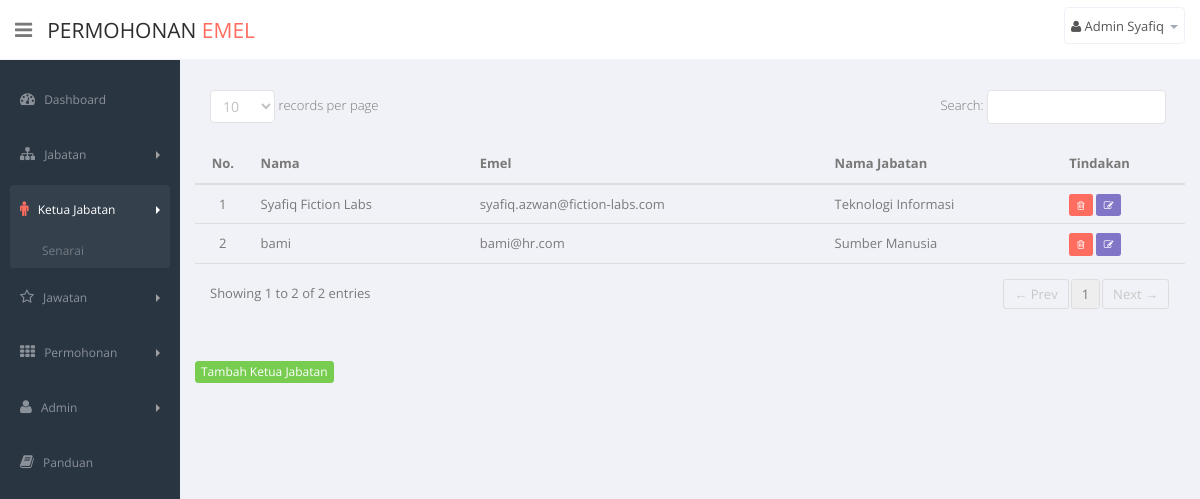
Screenshot of /admin_deptLdr.php (signed in) with the database file from the repository.
### tables this page shows
CREATE TABLE IF NOT EXISTS `deptldr` (
  `DL_ID` int(11) NOT NULL AUTO_INCREMENT,
  `DL_DEPTID` int(11) NOT NULL,
  `DL_NAME` text,
  `DL_EMAIL` text,
  `DL_PSWD` text,
  PRIMARY KEY (`DL_ID`),
  KEY `fk_DEPTLDR_DEPARTMENT1_idx` (`DL_DEPTID`),
  CONSTRAINT `fk_DEPTLDR_DEPARTMENT1` FOREIGN KEY (`DL_DEPTID`) REFERENCES `department` (`DEPT_ID`) ON DELETE NO ACTION ON UPDATE NO ACTION
);

CREATE TABLE IF NOT EXISTS `department` (
  `DEPT_ID` int(11) NOT NULL AUTO_INCREMENT,
  `DEPT_NAME` text,
  PRIMARY KEY (`DEPT_ID`)
);

### connection.php (called while the page is built, shortened)
<?php
	function getDeptName($deptID)
	{
		$deptNameQuery = "SELECT DEPT_NAME FROM department WHERE DEPT_ID = $deptID";
		$deptNameRes = mysql_query($deptNameQuery) or die(mysql_error());
		$deptNameRow = mysql_fetch_array($deptNameRes);
		return $deptNameRow['DEPT_NAME'];
	}
?>

### admin_deptLdr.php (the view, shortened to what this page needs)
<?php
  require_once('connection.php');
?>
<!DOCTYPE html>
<html lang="en">
  <head>
    <link href="FL_CSS/bootstrap.min.css" rel="stylesheet">
    <link href="FL_CSS/bootstrap-reset.css" rel="stylesheet">
    <link href="assets/font-awesome/css/font-awesome.css" rel="stylesheet" />
    <link href="assets/jquery-easy-pie-chart/jquery.easy-pie-chart.css" rel="stylesheet" type="text/css" media="screen"/>
    <link rel="stylesheet" href="css/owl.carousel.css" type="text/css">
    <link href="FL_CSS/style.css" rel="stylesheet">
    <link href="FL_CSS/style-responsive.css" rel="stylesheet" />
  </head>
  <body>
  <section id="container" class="">
        <?php include('admin_navbar.php'); ?>
        <?php include('admin_sidebar.php'); ?>
      <section id="main-content">
          <section class="wrapper">
          <?php
            $deptLdrTable = "<table id='sample_1' class='table table-hover'>
                            <thead>
                            <tr>
                              <th> <center>No.</center> </th>
                              <th>Nama</th>
                              <th>Emel</th>
                              <th>Nama Jabatan</th>
                              <th>Tindakan</th>
                            </tr>
                            </thead>";
            $deptLdrQuery = "SELECT DL_ID, DL_DEPTID, DL_NAME, DL_EMAIL FROM deptldr";
            $deptLdrRes = mysql_query($deptLdrQuery);
            if(mysql_num_rows($deptLdrRes) > 0)
            {
              $i = 1;
              while($deptLdrRow = mysql_fetch_array($deptLdrRes))
              {
                $deptLdrID = $deptLdrRow['DL_ID'];
                $deptLdrDptID = $deptLdrRow['DL_DEPTID'];
                $deptLdrDptName = getDeptName($deptLdrDptID);
                $deptLdrName = $deptLdrRow['DL_NAME'];
                $deptLdrEmail = $deptLdrRow['DL_EMAIL'];
                $deptLdrTable .= "<tr>
                                  <td> <center>$i</center> </td>
                                  <td> $deptLdrName </td>
                                  <td> $deptLdrEmail </td>
                                  <td> $deptLdrDptName </td>
                                  <td>
                                    <a href=admin_deptLdr.php?delDeptLdr=".$deptLdrID." class='confirmClick'> <span class='label label-danger'> <i class='icon icon-trash'></i></span></a>
                                    <a href=admin_deptLdr.php?updateDeptLdr=".$deptLdrID."> <span class='label label-info'> <i class='icon icon-edit'></i></span></a>
                                    </td>
                                </tr>";
                $i++;
              }
            }
            else
            {
              $deptLdrTable .= "<tr class='error'><td colspan='5'> <center>Tiada Ketua Jabatan Ditemui</center></td></tr>";
            }
            $deptLdrTable .= "</table>";
            echo $deptLdrTable;
          ?>
          <br/><br/>
          <a href="#myModal" data-toggle="modal" class="btn btn-xs btn-success">Tambah Ketua Jabatan</a>
          </section>
      </section>
  </section>
  </body>
</html>

### FL_CSS/style.css (style rules this page uses)
body { color: #797979; background: #f1f2f7; font-family: 'Open Sans', sans-serif; padding: 0px !important; margin: 0px !important; font-size:13px; }
a, a:hover, a:focus { text-decoration: none; outline: none; }
#container { width: 100%; height: 100%; }
#main-content { margin-left: 180px; }
.wrapper { display: inline-block; margin-top: 60px; padding: 15px; width: 100%; }
.dataTable tr:last-child { border-bottom: 1px solid #ddd; }

### rows the page displays
deptldr: DL_NAME "Syafiq Fiction Labs", DL_EMAIL "syafiq.azwan@fiction-labs.com", DL_DEPTID.DEPT_NAME "Teknologi Informasi"
deptldr: DL_NAME "bami", DL_EMAIL "bami@hr.com", DL_DEPTID.DEPT_NAME "Sumber Manusia"

### other values shown
$global_userName "Admin Syafiq"
